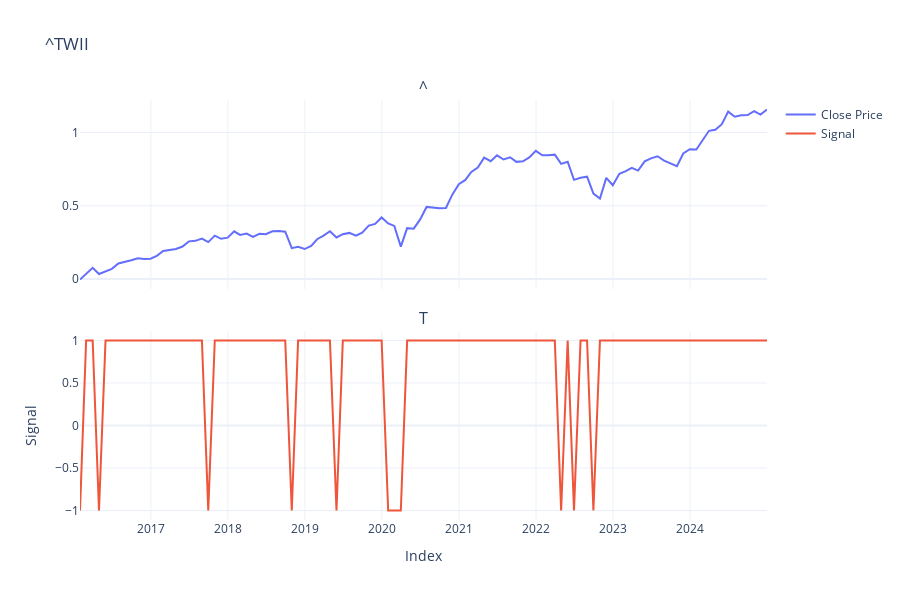

This figure's notebook cell:
### Markdown cell above
### Monthly Model
1. Add to the position when there's a signal with abnormal plunges/dips
2. bear market when there's 2 signals for the past 3 months, reverse when there's abnormal dips

### Code cell
# visualization, not quantifiable - Monthly Version
symbol = "^TWII"
data = yf.download(symbol, start='2016-01-01', rounding=2, progress=False)
returns = data[["Close"]].pct_change().dropna()
returns = returns.resample("ME").sum()

returns["pct_power_5"] = np.power(returns.Close, 5)
tajm = 3
alpha = 2 / (tajm + 1)
returns['cumsum_bm'] = returns.Close.cumsum()
returns['ma_cumsum_bm'] = returns.cumsum_bm.rolling(60).mean()
returns['pct_for_calculating_profit'] = returns.Close.shift(-2)

returns["pct_power_5_ema"] = returns["pct_power_5"].ewm(alpha=alpha, adjust=False).mean()
returns['pct_power_5_ema_shift_1'] = returns.pct_power_5_ema.shift(1)

returns['signal'] = returns.apply(lambda row: 1 if row['pct_power_5_ema'] > row['pct_power_5_ema_shift_1']*1.01 or row['pct_power_5_ema'] > 0 else -1, axis=1)

returns['strat_pct'] = returns.signal * returns.pct_for_calculating_profit

k = 0
u = -1

fig = make_subplots(rows=2, cols=1, shared_xaxes=True, vertical_spacing=0.1,
                     subplot_titles=symbol)

fig.add_trace(go.Scatter(
    x=returns.index[k:u],
    y=returns.iloc[k:u].cumsum_bm,
    mode='lines',
    name='Close Price'
), row=1, col=1)

fig.add_trace(go.Scatter(
    x=returns.index[k:u],
    y=returns.iloc[k:u]['signal'],
    mode='lines',
    name='Signal'
), row=2, col=1)

fig.update_layout(
    title=symbol,
    template="plotly_white",
    height=600
)

fig.update_xaxes(title_text="Index", row=2, col=1)
fig.update_yaxes(title_text="Signal", row=2, col=1)

fig.show()
